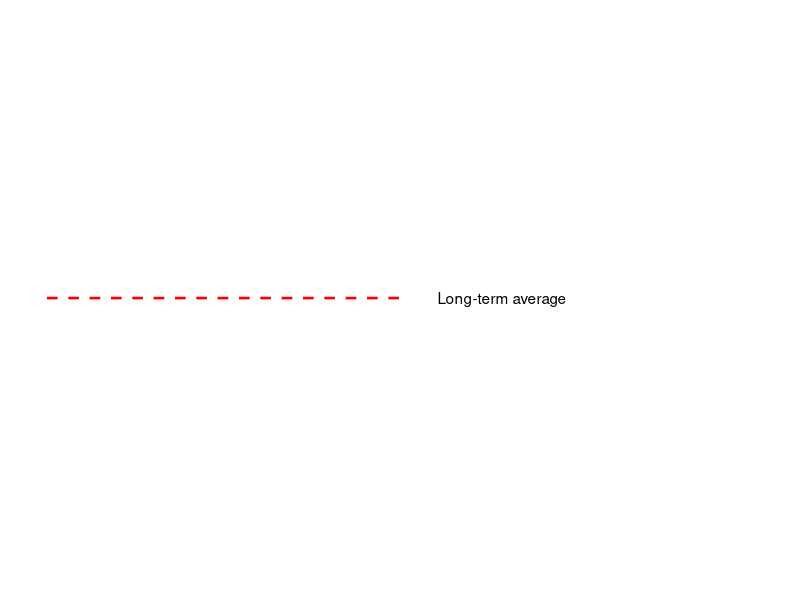
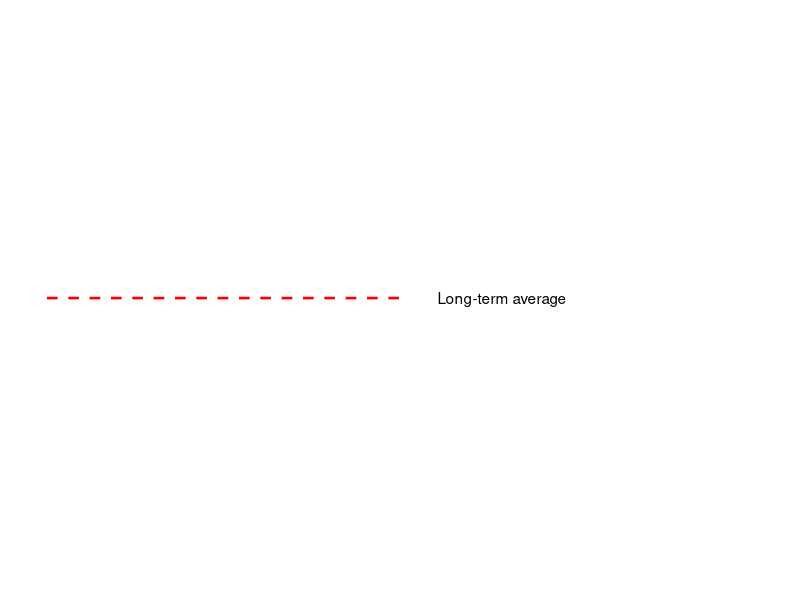

The R source for these figures, in order: (Note: this script raises an error after producing the figures.)
#TESTING my mean line legend

library(ggplot2)

mline = ggplot() + 
  annotate("segment", color = "red", linetype = "dashed", 
             size = 0.9, x = 0, xend = 1, y = 0, yend = 0)+
  annotate("segment", color = "white", 
           size = 0.9, x = 1, xend = 2, y = 0, yend = 0)+
  annotate("text", label = "Long-term average", x = 1.1, y = 0, hjust = 0)+
  theme(axis.text = element_blank(), axis.title = element_blank(), 
        panel.background = element_rect(fill = "white"), 
        axis.ticks=element_blank())

mline

ggsave(file.path(fig_root_static,"mline.svg"), mline, dpi=300, units="cm", 
       width=9.3, height=1)


#also do a missing-data-point 
mpoint = ggplot() + 
  annotate("segment", color = "white", 
           size = 0.9, x = 1.5, xend = 2, y = 0, yend = 0)+
  annotate("point", shape = 24, size = 3, 
           fill = "tan2", color = "gray10", x = 1.05, y = 0)+
  annotate("text", label = "No survey, no index, or data pending", 
           x = 1.1, y = 0, hjust = 0)+
  theme(axis.text = element_blank(), axis.title = element_blank(), 
        panel.background = element_rect(fill = "white"), 
        axis.ticks=element_blank())

mpoint

ggsave(file.path(fig_root_static,"mpoint.svg"), mpoint, dpi=300, units="cm", 
       width=9.3, height=1)
